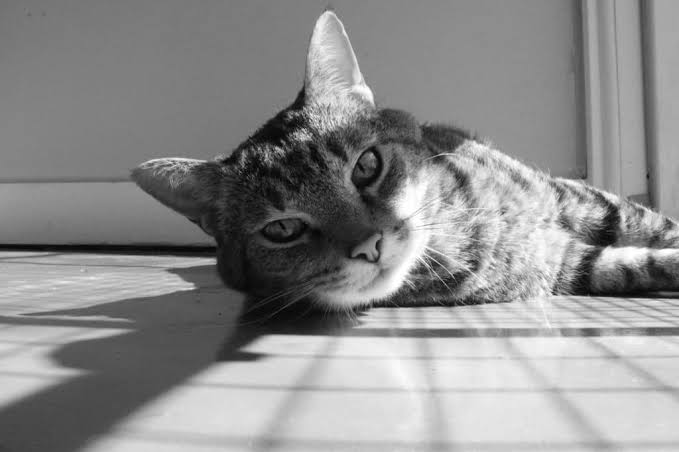
#> input picture DAY09/cat.jpeg, 679 x 452 px
$ python task2.py
#> lines starting #> are read from the running program, lines starting #| are printed output that depends on the picture
import cv2
import matplotlib.pyplot as plt
import numpy as np

img=cv2.imread("cat.jpeg", 0)
#> img is the input picture: shape (452, 679); min 0, max 255, mean 141.4
if img is None:
    print("No image....")
else:
    noise=np.random.normal(0, 20, img.shape)
    noiseImg=img.astype(np.float32)+noise
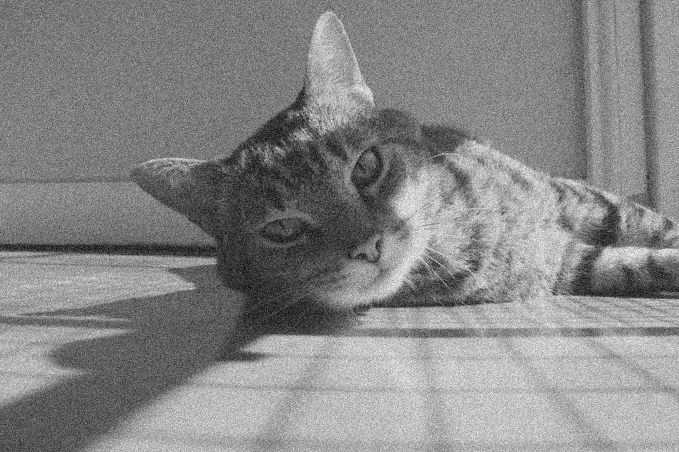
#> noiseImg: shape (452, 679) float64; min -55, max 316.2, mean 141.4; drawn with min black and max white
    noiseImg=np.clip(noiseImg, 0, 255)
    noiseImg=noiseImg.astype(np.uint8)
    rows, columns=noiseImg.shape
#> rows = 452; columns = 679

    meanImg=np.zeros((rows, columns), dtype=np.uint8)
    for i in range(1, rows-1):
        for j in range(1, columns-1):
            total=0
            for x in range(-1, 2):
                for y in range(-1, 2):
                    total+=int(noiseImg[i+x][j+y])
            meanImg[i][j]=total//9

    gaussianImg=np.zeros((rows, columns), dtype=np.uint8)
    kernel=[[1, 2, 1],
            [2, 4, 2],
            [1, 2, 1]]
    for i in range(1, rows-1):
        for j in range(1, columns-1):
            total=0
            for x in range(-1, 2):
                for y in range(-1, 2):
                    pixel=int(noiseImg[i+x][j+y])
                    weight=kernel[x+1][y+1]
                    total+=pixel*weight
            gaussianImg[i][j]=total//16

    plt.figure(figsize=(16, 5))
    plt.subplot(1, 4, 1)
    plt.imshow(img, cmap="gray")
    plt.title("Image")
    plt.axis("off")

    plt.subplot(1, 4, 2)
    plt.imshow(noiseImg, cmap="gray")
    plt.title("Noise Image")
    plt.axis("off")

    plt.subplot(1, 4, 3)
    plt.imshow(meanImg, cmap="gray")
    plt.title("Mean Filter")
    plt.axis("off")

    plt.subplot(1, 4, 4)
    plt.imshow(gaussianImg, cmap="gray")
    plt.title("Gaussian Filter")
    plt.axis("off")
    plt.show()
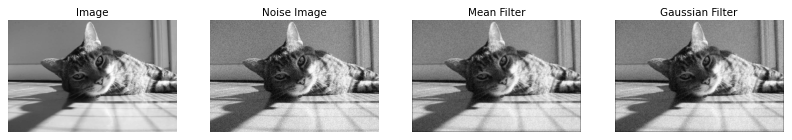
#> figure drawn by matplotlib, 4 panels

img=cv2.imread("dog.jpg")
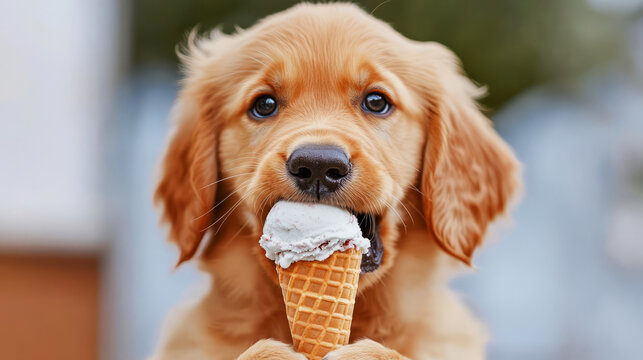
#> input picture DAY09/dog.jpg, 643 x 360 px
#> img is the input picture: shape (360, 643, 3); mean B, G, R 129.1, 144, 165.1
if img is None:
    print("No image...")
else:
    rows, columns, channel=img.shape
#> rows = 360; columns = 643; channel = 3
    rgbImg=np.zeros((rows, columns, channel), dtype=np.uint8)
    for i in range(rows):
        for j in range(columns):
            blue=img[i][j][0]
            green=img[i][j][1]
            red=img[i][j][2]

            rgbImg[i][j][0]=red
            rgbImg[i][j][1]=green
            rgbImg[i][j][2]=blue
    #for gaussian noise
    #mean=0 and standard deviation=20
    noise=np.random.normal(0, 20, rgbImg.shape)
    noiseImg=rgbImg.astype(np.float32)+noise
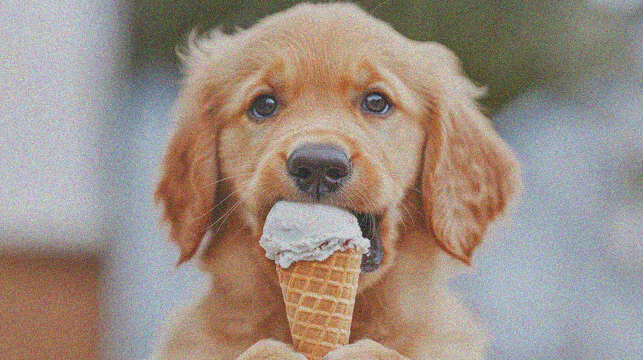
#> noiseImg: shape (360, 643, 3) float64; mean R, G, B 165.1, 144.1, 129.2; drawn with min black and max white
    noiseImg=np.clip(noiseImg, 0, 255)
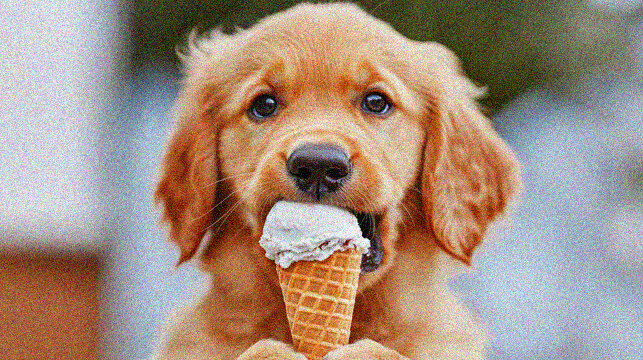
#> noiseImg: shape (360, 643, 3) float64; mean R, G, B 165, 144.1, 129.4
    noiseImg=noiseImg.astype(np.uint8)
    rows, columns, channel=noiseImg.shape

    meanImg=np.zeros((rows, columns, channel), dtype=np.uint8)
    for k in range(channel):
        for i in range(1, rows-1):
            for j in range(1, columns-1):
                total=0
                for x in range(-1, 2):
                    for y in range(-1, 2):
                        total+=int(noiseImg[i+x][j+y][k])
                meanImg[i][j][k]=total//9
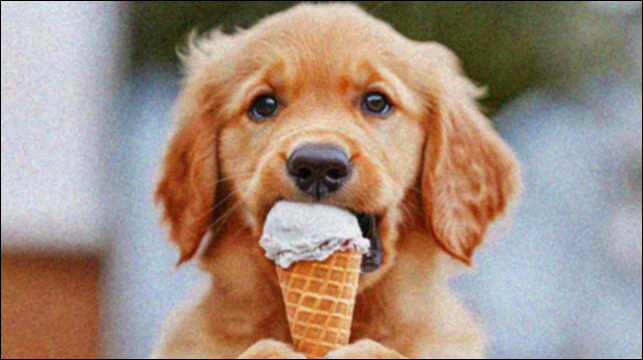
#> meanImg: shape (360, 643, 3); mean R, G, B 162.7, 141.9, 127.3

    gaussianImg=np.zeros((rows, columns, channel), dtype=np.uint8)
    kernel=[[1, 2, 1],
            [2, 4, 2],
            [1, 2, 1]]
    for k in range(channel):
        for i in range(1, rows-1):
            for j in range(1, columns-1):
                total=0
                for x in range(-1, 2):
                    for y in range(-1, 2):
                        pixel=int(noiseImg[i+x][j+y][k])
                        weight=kernel[x+1][y+1]
                        total+=pixel*weight
                gaussianImg[i][j][k]=total//16
#> gaussianImg: shape (360, 643, 3)
    plt.figure(figsize=(16, 5))
    plt.subplot(1, 4, 1)
    plt.imshow(rgbImg)
    plt.title("Image")
    plt.axis("off")

    plt.subplot(1, 4, 2)
    plt.imshow(noiseImg)
    plt.title("Noise Image")
    plt.axis("off")

    plt.subplot(1, 4, 3)
    plt.imshow(meanImg)
    plt.title("Mean Filter")
    plt.axis("off")

    plt.subplot(1, 4, 4)
    plt.imshow(gaussianImg)
    plt.title("Gaussian Filter")
    plt.axis("off")
    plt.show()
#gaussian filter performs better because:
#mean filter gives equal weight to all neighboring pixels which
#reduces noise but also blurs edges while gaussian filter gives higher
#weight to center pixel and lower weight to surrounding pixels
#that's why gaussian filter removes gaussian noise more effectively while preserving image
#details and edges better than mean filter.
